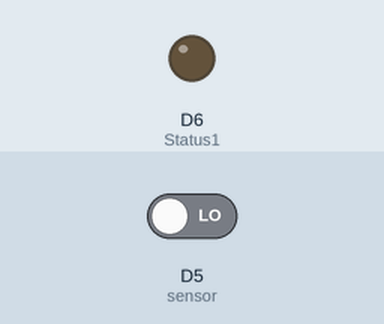
This sketch was run on a simulated ESP8266 (NodeMCU). On the bench: output pins drawn as LEDs (lit = HIGH). The inputs (shaded band) are chosen by the test bench; at power-on: D5 (sensor) LOW. WiFi joins after 1.5 s; servers stay silent unless stated; the local clock reads 2024-03-15 10:24:30 at power-on unless the sketch sets it; what the sketch prints to the serial monitor is not drawn.

Above: at 4.5 s.
4.6 s: D5 (sensor) driven HIGH
At 6.1 s:
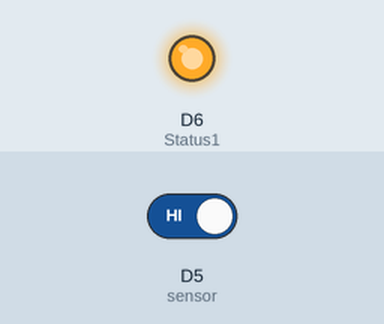
6.8 s: D5 (sensor) driven LOW
At 9.2 s:
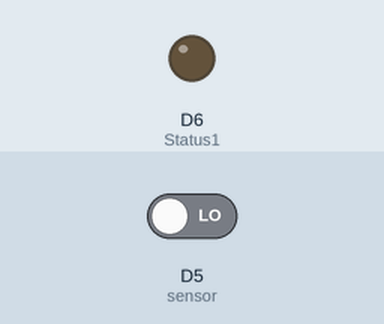
Timing chart, 0 to 10.7 s (numbered marks = the images above; inputs shaded):
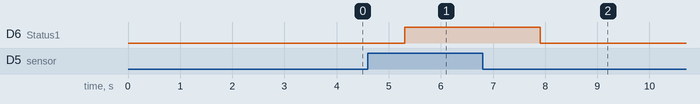

Measured:
- after the input at 4.6 s, D6 (Status1): LOW → HIGH after 0.70 s
- after the input at 6.8 s, D6 (Status1): HIGH → LOW after 1.1 s

The sketch:

PIR_IOT_TELEGRAM.ino
```cpp
#include <ESP8266WiFi.h>
#include <WiFiClientSecure.h>
#include <UniversalTelegramBot.h>

const char* ssid = "";
const char* password = "";

#define BOTtoken ""
#define CHAT_ID ""

X509List cert(TELEGRAM_CERTIFICATE_ROOT);
WiFiClientSecure client;
UniversalTelegramBot bot(BOTtoken, client);

#define sensor D5
#define Status1 D6

void setup() {
  Serial.begin(9600);
  configTime(0, 0, "pool.ntp.org");
  client.setTrustAnchors(&cert);

  WiFi.mode(WIFI_STA);
  WiFi.begin(ssid, password);

  int a = 0;
  while (WiFi.status() != WL_CONNECTED) {
    Serial.print(".");
    delay(500);
    a++;
  }

  Serial.print("");
  Serial.println("WiFi connected");
  Serial.print("IP address: ");
  Serial.println(WiFi.localIP());
  delay(500);

  bot.sendMessage(CHAT_ID, "System started", "");
  Serial.print("System started");
  pinMode(sensor, INPUT);
  pinMode(Status1, OUTPUT);
  delay(1000);
}
void loop() {
  bool value = digitalRead(sensor);
  Serial.println(value);
  if (value == 1) {
    digitalWrite(Status1, HIGH);
    Serial.println("Motion detected!");
    bot.sendMessage(CHAT_ID, "Motion detected!!", "");
    delay(1000);
  } else if (value == 0) {
    digitalWrite(Status1, LOW);
    delay(1000);
  }
}
```
